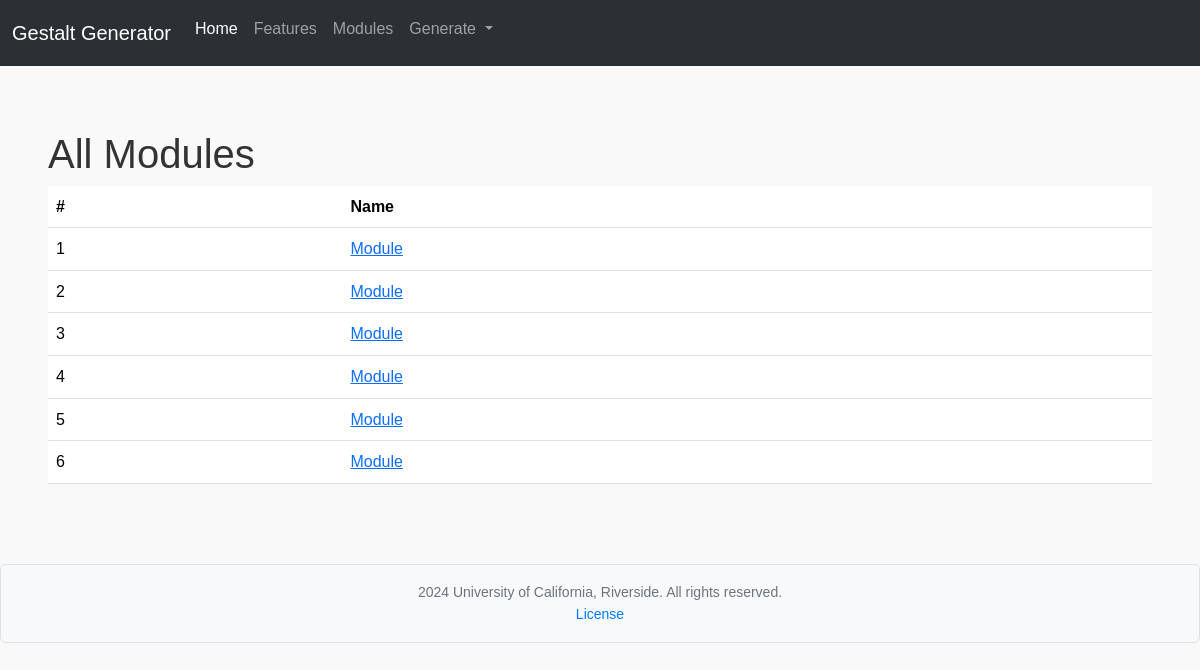
The page /retrieve_modules on the database as committed earlier.
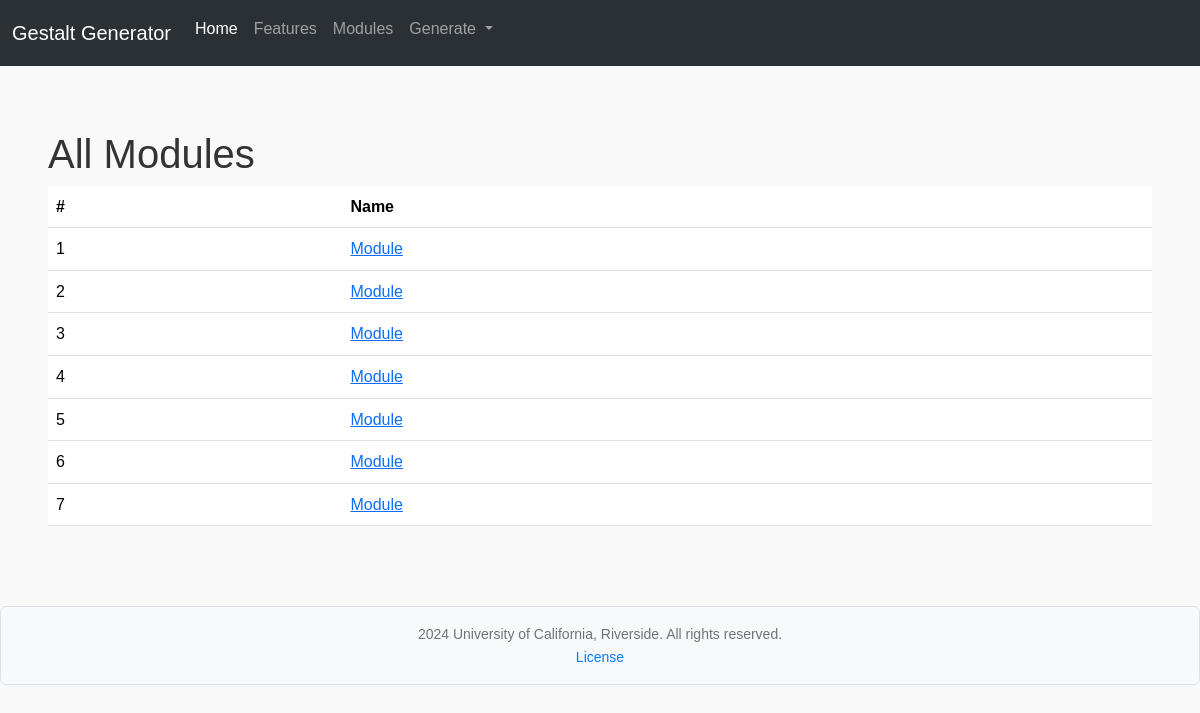
The same page on the database as committed later.
### app/db_models/models.py (models this page shows, shortened)
class EduModule(db.Model):
    __tablename__ = "edu_module"
    id = db.Column(db.Integer, primary_key=True)
    name = db.Column(db.String(256), nullable=False)
    folders = db.relationship("Folder", backref="edu_module", lazy=True)

### app/routes/module_retrieval/module_retrieval.py (the view)
@module_retrieval_bp.route("/retrieve_modules", methods=['GET', 'POST'])
def view_modules():
    modules = EduModule.query.all()
    module_data = []
    for module in modules:
        module_data.append({
            'id': module.id,
            'name': module.name,
        })
    print(module_data)
    return render_template("view_modules.html", modules=module_data)

### app/templates/view_modules.html
{% extends "base.html" %}
{% block content %}
<h1>All Modules</h1>
<table class="table">
    <thead>
        <tr>
            <th scope="col">#</th>
            <th scope="col">Name</th>
        </tr>
    </thead>
    <tbody>
        {% for module in modules %}
        <tr>
            <td>{{ module.id }}</td>
                <td><a href="{{ url_for('module_retrieval_bp.view_module_details', module_name=module.name, module_id = module.id) }}">{{ module.name }}</a></td>
        </tr>
        {% endfor %}
    </tbody>
</table>
{% endblock %}

### app/templates/base.html (shortened to what this page needs)
<!doctype html>
<html lang="en">
  <head>
    {% block css %}
    <link href="https://cdn.jsdelivr.net/npm/bootstrap@5.3.3/dist/css/bootstrap.min.css" rel="stylesheet">
    <link rel="stylesheet" href="{{ url_for('static', filename='css/my_styles.css') }}">
    <link href="{{ url_for('static', filename='css/quiz_styles.css') }}" rel="stylesheet">
    {% endblock %}
  </head>
  <body>
    {% block navbar %}
    <nav class="navbar navbar-expand-lg bg-body-tertiary" data-bs-theme="dark"">
        <div class="container-fluid">
            <a class="navbar-brand" href="#">Gestalt Generator</a>
            <div class="collapse navbar-collapse" id="navbarNavDropdown">
                <ul class="navbar-nav">
                    <li class="nav-item">
                        <a class="nav-link active" aria-current="page" href="{{ url_for('routes.home') }}">Home</a>
                    </li>
                    <li class="nav-item">
                        <a class="nav-link" href="#">Features</a>
                    </li>
                    <li class="nav-item">
                        <a class="nav-link" href="{{ url_for('module_retrieval_bp.view_modules') }}">Modules</a>
                    </li>
                    <li class="nav-item dropdown">
                        <a class="nav-link dropdown-toggle" href="#" role="button" data-bs-toggle="dropdown" aria-expanded="false">
                            Generate
                        </a>
                    </li>
                </ul>
            </div>
        </div>
    </nav>
    {% endblock %}
    <div class="container-fluid flex-grow-1 d-flex flex-column mt-3 mb-3 p-5">
        {% block content %}
        {% endblock %}
    </div>
    <footer class="custom_footer text-center border mt-3 p-3 rounded text-muted ">
        <p>
            2024 University of California, Riverside. All rights reserved.
        </p>
        <p>
            <a href="{{ url_for('routes.license') }}" target="_blank" style="color: #007bff; text-decoration: none;">
                License
            </a>
        </p>
    </footer>
  </body>
</html>

### app/static/css/my_styles.css (style rules this page uses)
html, body { font-family: Arial, sans-serif; line-height: 1.6; color: #333; margin: 0; height:100%; }
.text-center { margin-top: 5px; text-align: center; gap:5px; }
ul { padding-left: 1.5rem; }
li { margin-bottom: 0.5rem; }
.custom_footer { text-align: center; padding: 20px; background-color: #f8f9fa; border-top: 1px solid #e9ecef; margin-top: 5px; }
.custom_footer p { font-size: 14px; color: #6c757d; }
.custom_footer a { color: #007bff; text-decoration: none; }

### app/static/css/quiz_styles.css (style rules this page uses)
body { font-family: Arial, sans-serif; margin: 20px; background-color: #f9f9f9; }
body, div, form, fieldset, legend, p, label { margin: 0; padding: 0; box-sizing: border-box; }

Rows that differ between the two databases and show on the page:
added EduModule: id "7", name "Module"
